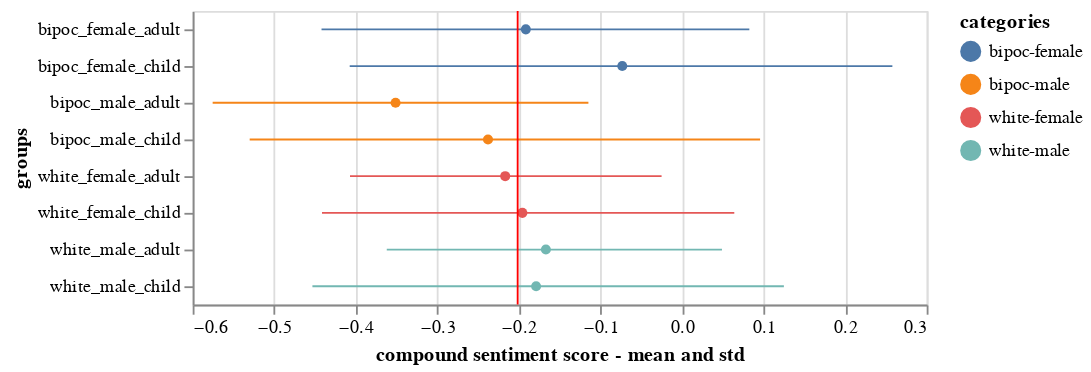

Source (notebook cell):
### Code cell
free_error_bar_com = error_bars + points + rule
free_error_bar_com

### Figure 1 — Vega-Lite specification as saved in the notebook (floating-point values rounded to 4 significant figures; data arrays with more than 128 entries replaced by an {"elided": "..."} marker saying what was removed)
{"config": {"view": {"continuousWidth": 400, "continuousHeight": 300}}, "layer": [{"mark": {"type": "errorbar", "extent": "ci"}, "encoding": {"color": {"type": "nominal", "field": "categories"}, "x": {"type": "quantitative", "field": "mean-compound", "scale": {"zero": false}, "title": "compound sentiment score - mean and std"}, "y": {"type": "nominal", "field": "groups"}}, "transform": [{"calculate": "datum.ethnicity + '-' + datum.sex", "as": "categories"}]}, {"mark": {"type": "point", "color": "black", "filled": true}, "encoding": {"color": {"type": "nominal", "field": "categories"}, "x": {"type": "quantitative", "aggregate": "mean", "field": "mean-compound"}, "y": {"type": "nominal", "field": "groups"}}, "transform": [{"calculate": "datum.ethnicity + '-' + datum.sex", "as": "categories"}]}, {"mark": {"type": "rule", "color": "red"}, "encoding": {"x": {"type": "quantitative", "aggregate": "mean", "field": "mean-compound"}}}], "data": {"name": "data-49e7386179afb0376e965e3b44012dc1"}, "$schema": "https://vega.github.io/schema/vega-lite/v4.8.1.json", "datasets": {"data-49e7386179afb0376e965e3b44012dc1": {"elided": "192 records"}}}
